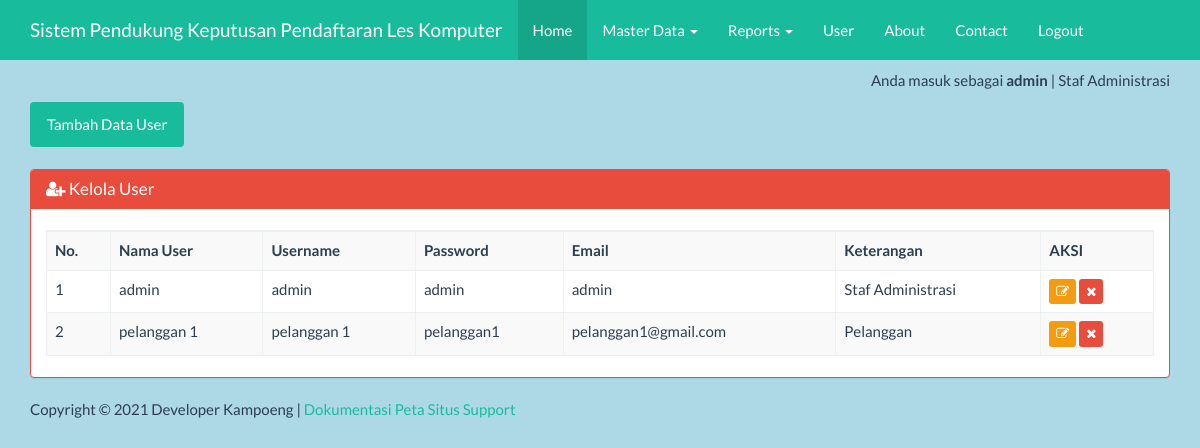
/index_admin.php?page=user&actions=tampil (signed in), run on the app's committed database.
### tables this page shows
CREATE TABLE `user` (
  `id` int(11) NOT NULL,
  `username` varchar(100) NOT NULL,
  `paswd` varchar(50) NOT NULL,
  `email` varchar(50) NOT NULL,
  `nama` varchar(50) NOT NULL,
  `level` int(1) NOT NULL,
  `ket` varchar(50) NOT NULL
);

### views/user_tampil.php (the view, shortened to what this page needs)
<div class="container">
    <div class="row">
        <div class="col-xs-12">
            <a class="btn btn-success" href="?page=user&actions=tambah">Tambah Data User</a><br><br>
            <div class="panel panel-danger">
                <div class="panel-heading">
                    <h3 class="panel-title"><span class="fa fa-user-plus"></span> Kelola User</h3>
                </div>
                <div class="panel-body">
                    <table id="dtskripsi" class="table table-bordered table-striped table-hover">
                        <tbody>
                          <tr>
                              <th>No.</th><th>Nama User</th><th>Username</th><th>Password</th><th>Email</th><th>Keterangan</th><th>AKSI</th>
                          </tr>
                            <?php
                            $sql = "SELECT * FROM user";
                            $query = mysqli_query($koneksi, $sql) or die("SQL Anda Salah");
                            $nomor = 0;
                            while ($data = mysqli_fetch_array($query)) {
                                $nomor++;
                                ?>
                                <tr>
                                    <td><?= $nomor ?></td>
									                  <td><?= $data['nama'] ?></td>
									                  <td><?= $data['username'] ?></td>
                                                      <td><?= $data['paswd'] ?></td>
									                  <td><?= $data['email'] ?></td>
                                    <td><?= $data['ket'] ?> </td>
                                    <td>
                                        <a href="?page=user&actions=edit&uid=<?= $data['id'] ?>" class="btn btn-warning btn-xs">
                                            <span class="fa fa-edit"></span>
                                        </a>
                                        <a href="?page=user&actions=delete&id=<?= $data['id'] ?>" class="btn btn-danger btn-xs" onclick="return confirm('yakin ingin menghapus data <?= $data['username']?>');">
                                            <span class="fa fa-remove"></span>
                                        </a>
                                    </td>
                                </tr>
                            <?php } ?>
                        </tbody>
                    </table>
                </div>
            </div>
        </div>
    </div>
</div>

### index_admin.php (style rules this page uses)
body { margin-top:70px; background-color: lightblue; }

### data on the page
user: nama "admin", username "admin", paswd "admin", email "admin", ket "Staf Administrasi"
user: nama "pelanggan 1", username "pelanggan 1", paswd "pelanggan1", email "pelanggan1@gmail.com", ket "Pelanggan"

### other printed values
$_SESSION['username'] "admin"
$_SESSION['ket'] "Staf Administrasi"
